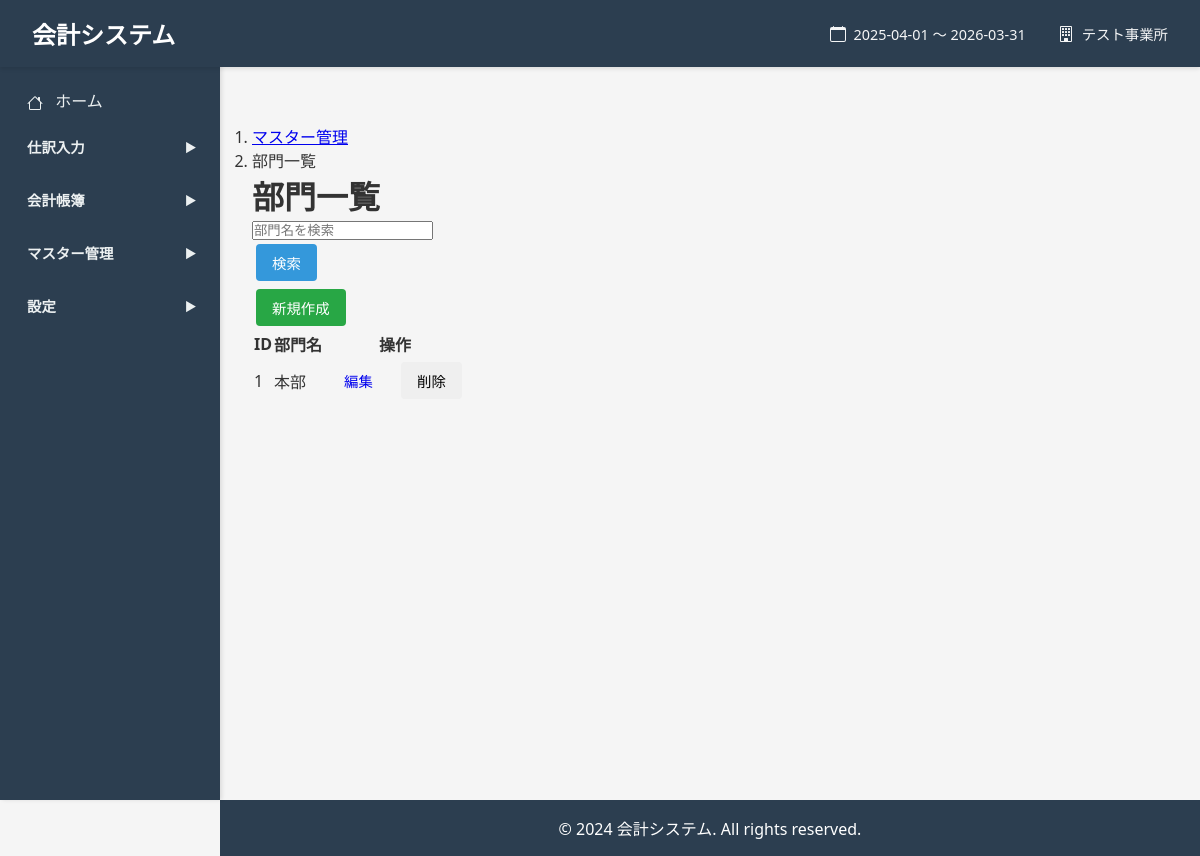
The app's page /departments (signed in) with its own data.
### models.py (models this page shows, shortened)
class Base(declarative_base()):
    __abstract__ = True
    pass

class FiscalPeriod(Base):
    __tablename__ = 'fiscal_periods'
    id = Column(Integer, primary_key=True)
    organization_id = Column(Integer, ForeignKey('organizations.id'), nullable=False)
    name = Column(String(255), nullable=False)
    start_date = Column(String(10), nullable=False)
    end_date = Column(String(10), nullable=False)
    business_type = Column(String(20), nullable=False, default='corporate')
    status = Column(String(20), nullable=False, default='open')
    period_number = Column(Integer)
    notes = Column(Text)
    created_at = Column(String(19))  # YYYY-MM-DD HH:MM:SS形式
    updated_at = Column(String(19))

class Organization(Base):
    __tablename__ = 'organizations'
    id = Column(Integer, primary_key=True)
    name = Column(String(255), nullable=False)
    code = Column(String(50))
    business_type = Column(String(20), nullable=False, default='corporate')
    postal_code = Column(String(10))
    address = Column(String(500))
    phone = Column(String(20))
    fax = Column(String(20))
    email = Column(String(255))
    representative = Column(String(255))
    established_date = Column(String(10))
    notes = Column(Text)
    created_at = Column(String(19))  # YYYY-MM-DD HH:MM:SS形式
    updated_at = Column(String(19))

class Department(Base):
    __tablename__ = 'departments'
    id = Column(Integer, primary_key=True)
    organization_id = Column(Integer, ForeignKey('organizations.id'), nullable=False)
    name = Column(String(100), nullable=False)

### app.py (the view)
@app.route('/departments', methods=['GET'])
@login_required
def departments_list():
    organization_id = get_current_organization_id()
    db = SessionLocal()
    try:
        search_query = request.args.get('search', '').strip()
        query = db.query(Department).filter(Department.organization_id == organization_id)
        if search_query:
            query = query.filter(Department.name.like(f'%{search_query}%'))
        departments = query.order_by(Department.id).all()
        return render_template('departments/list.html',
                             departments=departments,
                             search_query=search_query)
    finally:
        db.close()

### app.py (called while the page is built)
def login_required(f):
    @wraps(f)
    def decorated_function(*args, **kwargs):
        if 'organization_id' not in session:
            return redirect(url_for('login'))
        return f(*args, **kwargs)
    return decorated_function

def get_current_organization():
    if 'organization_id' not in session:
        return None
    db = SessionLocal()
    org = db.query(Organization).filter(Organization.id == session['organization_id']).first()
    db.close()
    return org

def get_current_organization_id():
    return session.get('organization_id')

@app.context_processor
def inject_globals():
    current_org = get_current_organization()
    current_fiscal_period = None
    if current_org:
        db = SessionLocal()
        try:
            current_fiscal_period = db.query(FiscalPeriod).filter(
                FiscalPeriod.organization_id == current_org.id
            ).order_by(FiscalPeriod.start_date.desc()).first()
        finally:
            db.close()
    return dict(
        Account=Account,
        current_organization=current_org,
        current_fiscal_period=current_fiscal_period
    )

### templates/departments/list.html (shortened to what this page needs)
{% extends "base.html" %}
{% block content %}
<div class="container mt-4">
    <nav aria-label="breadcrumb">
        <ol class="breadcrumb">
            <li class="breadcrumb-item"><a href="{{ url_for('masters_index') }}">マスター管理</a></li>
            <li class="breadcrumb-item active" aria-current="page">部門一覧</li>
        </ol>
    </nav>
    <h1 class="h2 mb-4">部門一覧</h1>
    <div class="card mb-3">
        <div class="card-body">
            <form method="GET" action="{{ url_for('departments_list') }}" class="row g-3">
                <div class="col-auto">
                    <input type="text" name="search" class="form-control" placeholder="部門名を検索" value="{{ search_query or '' }}">
                </div>
                <div class="col-auto">
                    <button type="submit" class="btn btn-primary">検索</button>
                </div>
            </form>
        </div>
    </div>
    <div class="mb-3">
        <a href="{{ url_for('department_new') }}" class="btn btn-success">新規作成</a>
    </div>
    {% if departments %}
        <div class="table-responsive">
            <table class="table table-striped table-hover">
                <thead>
                    <tr>
                        <th>ID</th>
                        <th>部門名</th>
                        <th>操作</th>
                    </tr>
                </thead>
                <tbody>
                    {% for department in departments %}
                    <tr>
                        <td>{{ department.id }}</td>
                        <td>{{ department.name }}</td>
                        <td>
                            <a href="{{ url_for('department_edit', department_id=department.id) }}" class="btn btn-sm btn-outline-secondary me-2">編集</a>
                            <button type="button" class="btn btn-sm btn-outline-danger" onclick="confirmDelete({{ department.id }}, '{{ department.name }}')">削除</button>
                        </td>
                    </tr>
                    {% endfor %}
                </tbody>
            </table>
        </div>
    {% else %}
        <div class="alert alert-info" role="alert">
            部門はまだ登録されていません。
        </div>
    {% endif %}
</div>
{% endblock %}

### templates/base.html (shortened to what this page needs)
<!DOCTYPE html>
<html lang="ja">
<head>
    <link href="https://cdn.jsdelivr.net/npm/tom-select@2.3.1/dist/css/tom-select.css" rel="stylesheet">
</head>
<body>
    <header>
        <h1>会計システム</h1>
        {% if current_organization and current_fiscal_period %}
        <div style="display: flex; align-items: center; gap: 2rem; margin-left: auto;">
            <div style="display: flex; align-items: center; gap: 0.5rem; font-size: 0.9rem; opacity: 0.95;">
                <span>{{ current_fiscal_period.start_date }} ～ {{ current_fiscal_period.end_date }}</span>
            </div>
            <div style="display: flex; align-items: center; gap: 0.5rem; font-size: 0.9rem; opacity: 0.95;">
                <span>{{ current_organization.name }}</span>
            </div>
        </div>
        {% endif %}
    </header>
    <nav class="sidebar">
        <a href="{{ url_for('home') }}">
            ホーム
        </a>
        <div class="menu-group">
            <div class="menu-category" data-target="journal-entry-menu">
                <span>仕訳入力</span>
                <span class="arrow">▶</span>
            </div>
        </div>
        <div class="menu-group">
            <div class="menu-category" data-target="accounting-books-menu">
                <span>会計帳簿</span>
                <span class="arrow">▶</span>
            </div>
        </div>
        <div class="menu-group">
            <div class="menu-category" data-target="master-menu">
                <span>マスター管理</span>
                <span class="arrow">▶</span>
            </div>
        </div>
        <div class="menu-group">
            <div class="menu-category" data-target="settings-menu">
                <span>設定</span>
                <span class="arrow">▶</span>
            </div>
        </div>
    </nav>
    <div class="main-content">
        <div class="container">
            {% block content %}{% endblock %}
        </div>
    </div>
    <footer>
        <p>&copy; 2024 会計システム. All rights reserved.</p>
    </footer>
</body>
</html>

### records on screen
FiscalPeriod: start_date "2025-04-01", end_date "2026-03-31"
Organization: name "テスト事業所"
Department: id "1", name "本部"
